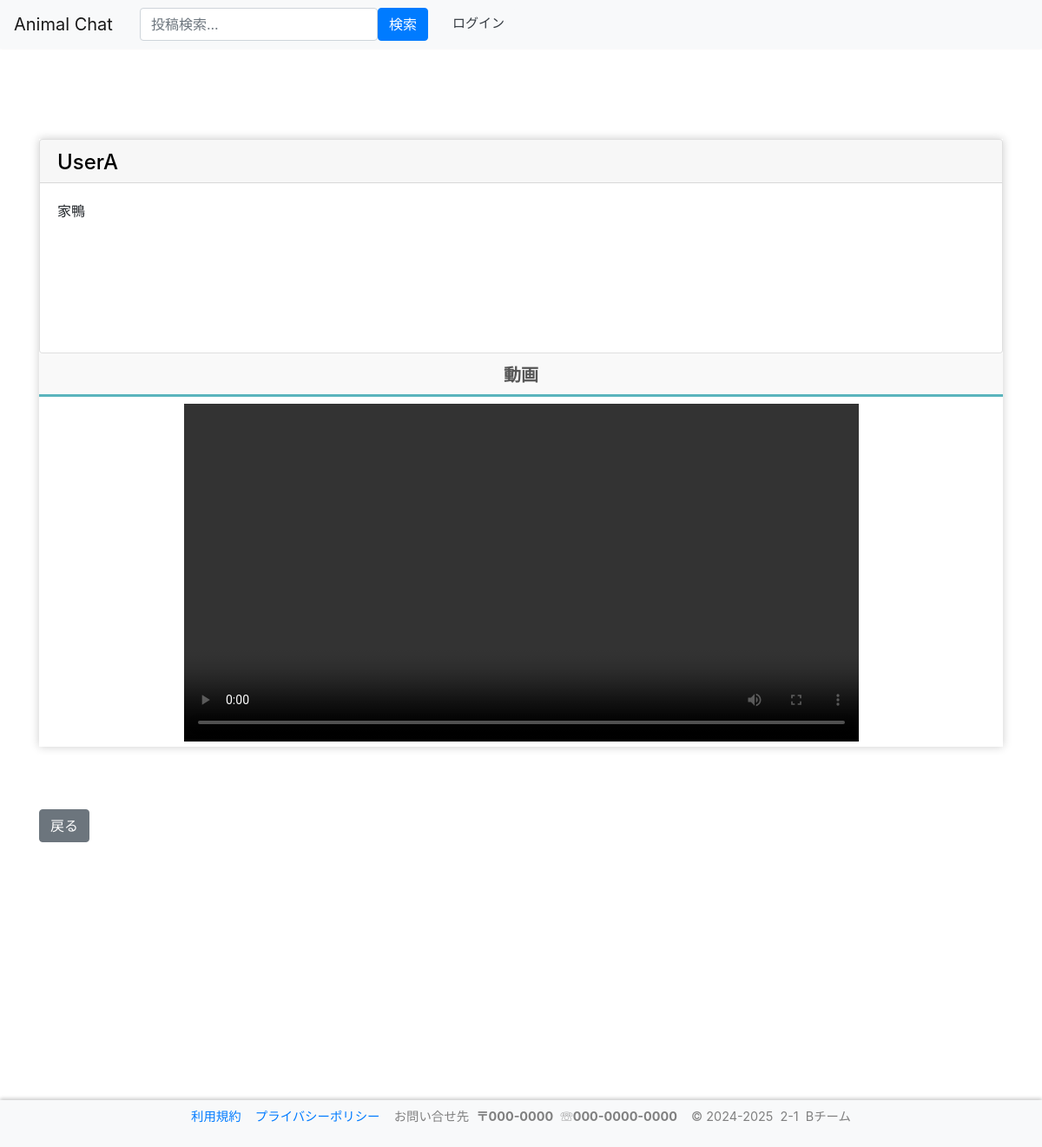
The page /post/posts/17/detail on the database as committed earlier.
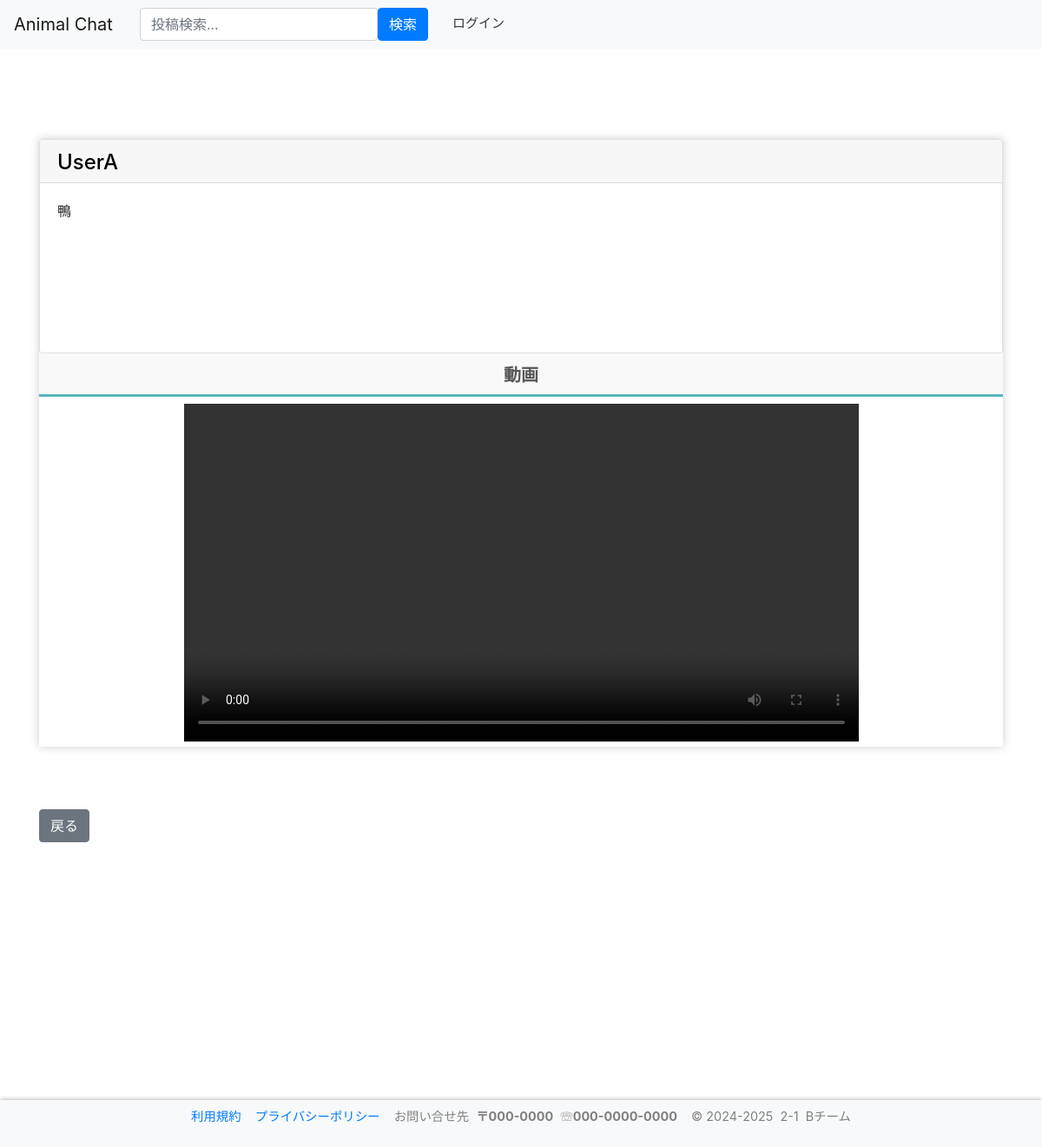
The same page on the database as committed later.
### post/models.py (models this page shows)
class PostInfo(models.Model): # 投稿IDは自動でつく
    account_id = models.ForeignKey(User, on_delete=models.CASCADE) # アカウントID　外部キー
    post = models.CharField('post', max_length=300) # 投稿文　文字数300文字
    post_date = models.DateTimeField('post_date', max_length=12, default=timezone.now) # 投稿日時
    image = models.ImageField(upload_to='img/post', verbose_name='画像', null=True, blank=True)
    video = models.FileField(upload_to='video/post',  verbose_name='動画', null=True, blank=True)
    def __str__(self):
        return self.post

### accounts/models.py (models this page shows)
class User(AbstractBaseUser, PermissionsMixin):
    screen_name = models.CharField(
        gettext_lazy('アカウント名'),
        max_length=128,
        default='',
        blank=True,
        help_text=gettext_lazy('128文字以内で入力してください'),
    )
    email = models.EmailField(gettext_lazy('メールアドレス'), unique=True)
    is_staff = models.BooleanField(
        gettext_lazy('staff status'),
        default=False,
        help_text=gettext_lazy('Designates whether the user can log into this admin site.'),
    )
    is_active = models.BooleanField(
        gettext_lazy('active'),
        default=True,
        help_text=gettext_lazy(
            'Designates whether this user should be treated as active. Unselect this instead of deleting accounts.'
        ),
    )
    date_joined = models.DateTimeField(gettext_lazy('date joined'), default=timezone.now)
    objects = CustomUserManager()
    points = models.IntegerField(
        default=0,
        blank=True,
        null=True,
    )
    pt_give = models.IntegerField(
        default=0,
        blank=True,
        null=True,
    )
    icon = models.ImageField(
        upload_to='icon',
        verbose_name='画像',
        null=True,
        blank=True,
        default="icon/default.png",
    )
    profile = models.TextField(
        gettext_lazy('プロフィール'),
        max_length=200,
        null=True,
        default='',
        blank=True,
        help_text=gettext_lazy('200文字以内で入力してください'),
    )
    USERNAME_FIELD = 'email'
    REQUIRED_FIELDS = []
    class Meta:
        verbose_name = gettext_lazy('user')
        verbose_name_plural = gettext_lazy('users')
    def __str__(self):
        return self.__unicode__()
    def __unicode__(self):
        return self.screen_name or self.email

### post/views.py (the view)
# urls.py: path('posts/<int:pk>/detail', views.PostDetailPageView.as_view(), name='posts_detail'),
class PostDetailPageView(DetailView):
    model = PostInfo # 投稿情報モデル
    template_name = '../templates/post/post_detail.html' # テンプレート
    context_object_name = 'post'
    def get_context_data(self,**kwargs):
        context = super().get_context_data(**kwargs)
        context["myid"] = self.request.user.id
        print(context)
        return context

### templates/post/post_detail.html (shortened to what the changed rows need)
{% extends 'base.html' %}
{% block content %}
<div class="row justify-content-center">
        <div class="col-12">
            <br>
            <div class="row">
                <div class="col-12">
                    <div class="main-container">
                        <div class="post-section">
                            <br>
                            <br>
                <div class="post">
                  <div class="tabs">
                      <div>
                          <div class="card">
                              {%if post.account_id_id == myid%}
                              <a href='{% url 'accounts:mypage' %}' style="color:black;text-decoration-color: gray;">
                              {% else %}
                              <a href='{% url 'accounts:user_detail' post.account_id_id %}' style="color:black;text-decoration-color: gray;">
                              {% endif %}
                                  <div class="card-header" style="height:50px;width:auto;">
                                      <h4>{{ post.account_id }}</h4>
                                  </div>
                              </a>
                              <div class="card-body" style="height:195px;">
                                  <div class="post-content">
                                      <p>{{post.post}}</p>
                                  </div>
                              </div>
                          </div>
                      </div>
                  </div>
                  <br>
                  <br>
                  <br>
                </div>
                <br>
                    </div>
                </div>
            </div>
        </div>
</div>
{% endblock %}

Rows that differ between the two databases and show on the page:
changed PostInfo "UserA": post "家鴨" → "鴨"
